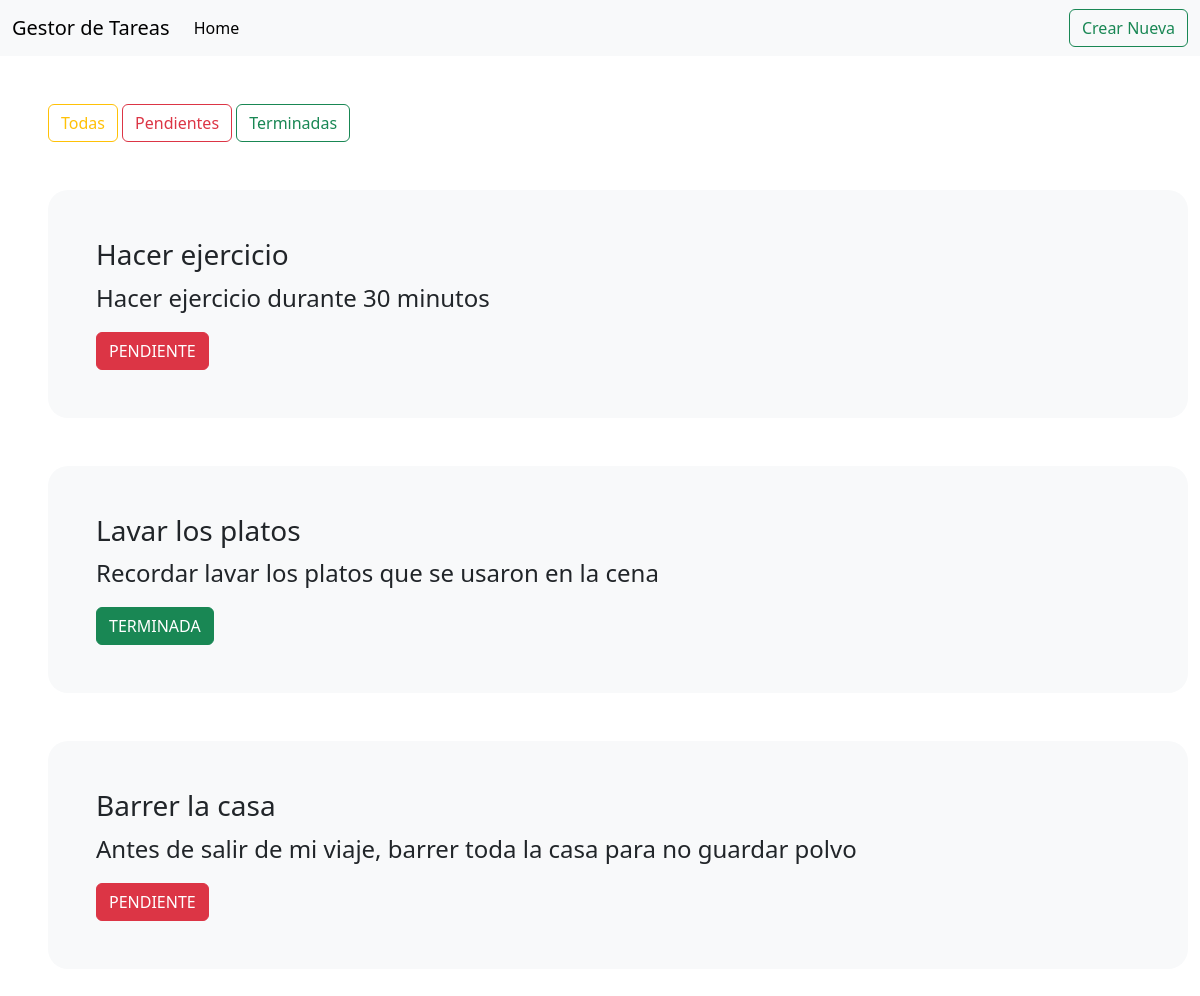
The page / on the database its author committed.
### tareas/models.py (models this page shows, shortened)
class Tarea(models.Model):
    estados = [('terminada','Terminada'),('pendiente','Pendiente')]
    titulo = models.CharField(max_length=100)
    descripcion = models.TextField(max_length=500)
    estado = models.CharField(max_length=20,choices=estados,default='pendiente')

### tareas/views.py (the view)
# urls.py: path('',listarTareas,name='listarTareas'),
def listarTareas(request):
    estado = request.GET.get('estado')
    if estado:
        tareas = Tarea.objects.filter(estado=estado)
    else:
        tareas = Tarea.objects.all()
    return render(request,'listarTareas.html',{'tareas':tareas})

### tareas/templates/listarTareas.html (shortened to what this page needs)
<!DOCTYPE html>
<html lang="en">
<head>
    <link href="https://cdn.jsdelivr.net/npm/bootstrap@5.3.3/dist/css/bootstrap.min.css" rel="stylesheet">
</head>
<body>
    <nav class="navbar navbar-expand-lg bg-body-tertiary">
        <div class="container-fluid">
          <a class="navbar-brand" href="#">Gestor de Tareas</a>
          <div class="collapse navbar-collapse" id="navbarSupportedContent">
            <ul class="navbar-nav me-auto mb-2 mb-lg-0">
              <li class="nav-item">
                <a class="nav-link active" aria-current="page" href="#">Home</a>
              </li>
            </ul>
              <a href="crear" class="btn btn-outline-success">Crear Nueva</a>
          </div>
        </div>
      </nav>
      <div class="m-5">
        <a href="{% url 'listarTareas' %}" class="btn btn-outline-warning">Todas</a>
        <a href="{% url 'listarTareas' %}?estado=pendiente" class="btn btn-outline-danger">Pendientes</a>
        <a href="{% url 'listarTareas' %}?estado=terminada" class="btn btn-outline-success">Terminadas</a>
      </div>
      {% for tarea in tareas %}
      <div class="container bg-light m-5 p-5" style="border-radius: 20px;">
          <h3>{{tarea.titulo}}</h3>
          <p class="fs-4">{{tarea.descripcion}}</p>
          {% if tarea.estado == 'pendiente' %}
          <button class="btn btn-danger">PENDIENTE</button>
          {% else %}
          <button class="btn btn-success">TERMINADA</button>
          {% endif %}
        </div>
      {% endfor %}
</body>
</html>

### rows shown on the page
Tarea: titulo "Hacer ejercicio", descripcion "Hacer ejercicio durante 30 minutos", estado "PENDIENTE"
Tarea: titulo "Lavar los platos", descripcion "Recordar lavar los platos que se usaron en la cena", estado "TERMINADA"
Tarea: titulo "Barrer la casa", descripcion "Antes de salir de mi viaje, barrer toda la casa para no guardar polvo", estado "PENDIENTE"
